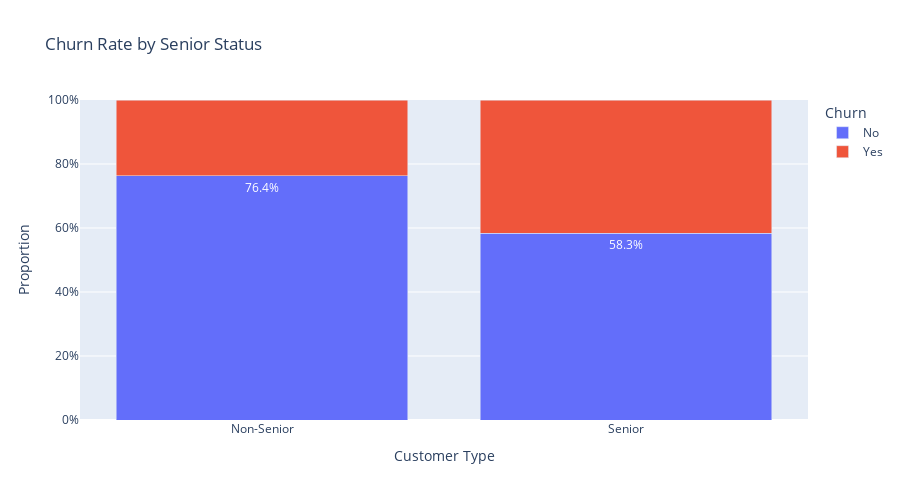
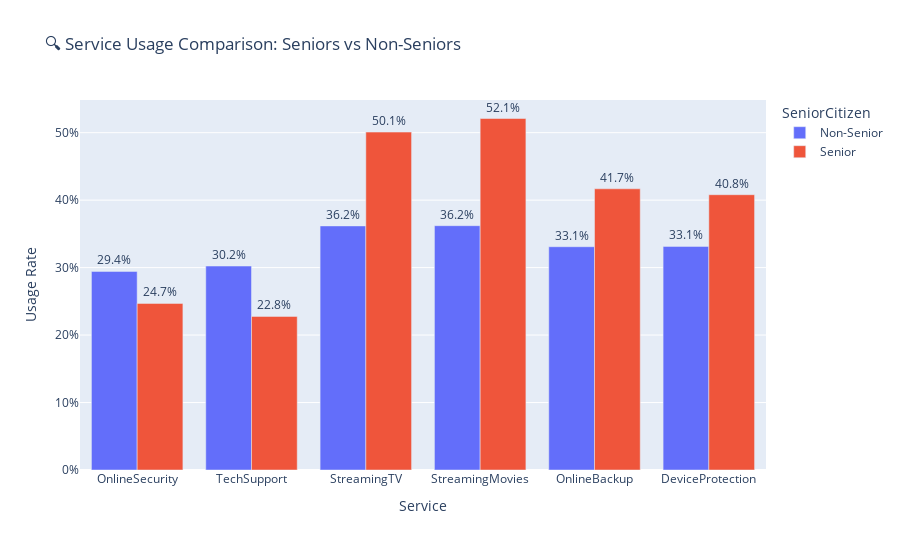

The notebook cell saved with these charts, in order:
### Markdown cell above
#### **Senior Citizen Customer Analysis**
##### 1. Stacked bar chart for senior vs churn

### Code cell
# Stacked bar chart for senior vs churn with plotly
selected_churn = ["No", "Yes"]
filtered_churn = df.groupby("SeniorCitizen")["Churn"].value_counts(normalize=True).unstack().fillna(0).reset_index()

columns_to_keep = ["SeniorCitizen"] + selected_churn
filtered_churn = filtered_churn[columns_to_keep]
melted = filtered_churn.melt(id_vars="SeniorCitizen", value_vars=selected_churn,
                            var_name="Churn", value_name="Rate")
melted["SeniorCitizen"] = melted["SeniorCitizen"].map({0: "Non-Senior", 1: "Senior"})

fig3 = px.bar(melted, x="SeniorCitizen", y="Rate", color="Churn", barmode="stack",
            text="Rate", title="Churn Rate by Senior Status",
            labels={"Rate": "Proportion", "SeniorCitizen": "Customer Type"})
fig3.update_traces(texttemplate='%{text:.1%}', textposition='outside')
fig3.update_layout(yaxis_tickformat=".0%", yaxis_range=[0, 1], height=500)
fig3.show()

# Section: Service Usage by Senior Status and Churn Status
service_features = ['OnlineSecurity', 'TechSupport', 'StreamingTV', 'StreamingMovies', 'OnlineBackup', 'DeviceProtection']
senior_services = df.groupby('SeniorCitizen')[service_features].apply(lambda x: x.eq('Yes').mean()).reset_index()
senior_services['SeniorCitizen'] = senior_services['SeniorCitizen'].map({0: 'Non-Senior', 1: 'Senior'})
melted_services = senior_services.melt(id_vars='SeniorCitizen', var_name='Service', value_name='UsageRate')

fig = px.bar(
    melted_services,
    x='Service',
    y='UsageRate',
    color='SeniorCitizen',
    barmode='group',
    title='🔍 Service Usage Comparison: Seniors vs Non-Seniors',
    labels={'UsageRate': 'Usage Rate'}
)
fig.update_traces(texttemplate='%{y:.1%}', textposition='outside')
fig.layout.height = 550
fig.update_layout(yaxis_tickformat=".0%")
fig.show()

### Figure 1 — Plotly figure (JSON) as saved in the notebook; plotly's stock layout.template omitted (floating-point values rounded to 4 significant figures)
{"data": [{"alignmentgroup": "True", "hovertemplate": "Churn=No<br>Customer Type=%{x}<br>Proportion=%{text}<extra></extra>", "legendgroup": "No", "marker": {"color": "#636efa", "pattern": {"shape": ""}}, "name": "No", "offsetgroup": "No", "orientation": "v", "showlegend": true, "text": [0.7639, 0.5832], "textposition": "outside", "texttemplate": "%{text:.1%}", "type": "bar", "x": ["Non-Senior", "Senior"], "xaxis": "x", "y": [0.7639, 0.5832], "yaxis": "y"}, {"alignmentgroup": "True", "hovertemplate": "Churn=Yes<br>Customer Type=%{x}<br>Proportion=%{text}<extra></extra>", "legendgroup": "Yes", "marker": {"color": "#EF553B", "pattern": {"shape": ""}}, "name": "Yes", "offsetgroup": "Yes", "orientation": "v", "showlegend": true, "text": [0.2361, 0.4168], "textposition": "outside", "texttemplate": "%{text:.1%}", "type": "bar", "x": ["Non-Senior", "Senior"], "xaxis": "x", "y": [0.2361, 0.4168], "yaxis": "y"}], "layout": {"barmode": "stack", "height": 500, "legend": {"title": {"text": "Churn"}, "tracegroupgap": 0}, "title": {"text": "Churn Rate by Senior Status"}, "xaxis": {"anchor": "y", "domain": [0, 1], "title": {"text": "Customer Type"}}, "yaxis": {"anchor": "x", "domain": [0, 1], "range": [0, 1], "tickformat": ".0%", "title": {"text": "Proportion"}}}}

### Figure 2 — Plotly figure (JSON) as saved in the notebook; plotly's stock layout.template omitted (floating-point values rounded to 4 significant figures)
{"data": [{"alignmentgroup": "True", "hovertemplate": "SeniorCitizen=Non-Senior<br>Service=%{x}<br>Usage Rate=%{y}<extra></extra>", "legendgroup": "Non-Senior", "marker": {"color": "#636efa", "pattern": {"shape": ""}}, "name": "Non-Senior", "offsetgroup": "Non-Senior", "orientation": "v", "showlegend": true, "textposition": "outside", "texttemplate": "%{y:.1%}", "type": "bar", "x": ["OnlineSecurity", "TechSupport", "StreamingTV", "StreamingMovies", "OnlineBackup", "DeviceProtection"], "xaxis": "x", "y": [0.2944, 0.3023, 0.3618, 0.3621, 0.331, 0.3315], "yaxis": "y"}, {"alignmentgroup": "True", "hovertemplate": "SeniorCitizen=Senior<br>Service=%{x}<br>Usage Rate=%{y}<extra></extra>", "legendgroup": "Senior", "marker": {"color": "#EF553B", "pattern": {"shape": ""}}, "name": "Senior", "offsetgroup": "Senior", "orientation": "v", "showlegend": true, "textposition": "outside", "texttemplate": "%{y:.1%}", "type": "bar", "x": ["OnlineSecurity", "TechSupport", "StreamingTV", "StreamingMovies", "OnlineBackup", "DeviceProtection"], "xaxis": "x", "y": [0.2469, 0.2277, 0.5009, 0.521, 0.4168, 0.4081], "yaxis": "y"}], "layout": {"barmode": "group", "height": 550, "legend": {"title": {"text": "SeniorCitizen"}, "tracegroupgap": 0}, "title": {"text": "🔍 Service Usage Comparison: Seniors vs Non-Seniors"}, "xaxis": {"anchor": "y", "domain": [0, 1], "title": {"text": "Service"}}, "yaxis": {"anchor": "x", "domain": [0, 1], "tickformat": ".0%", "title": {"text": "Usage Rate"}}}}
